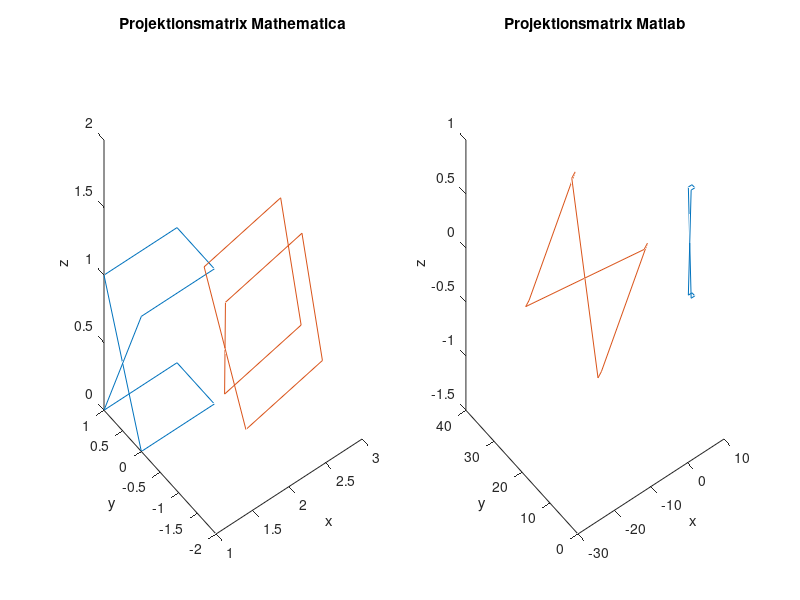

MATLAB code to generate this figure:
MathematicaP3RightHanded = [0.957173	-0.177379	0.228814	0.972019
-0.203586	0.149544	0.967569	-0.234855
-0.205844	-0.972714	0.107027	-0.00474421;
0 0 0 1];

MP3=[MathematicaP3RightHanded(1,1) MathematicaP3RightHanded(1,2) MathematicaP3RightHanded(1,3);
    MathematicaP3RightHanded(2,1) MathematicaP3RightHanded(2,2) MathematicaP3RightHanded(2,3)
    MathematicaP3RightHanded(3,1) MathematicaP3RightHanded(3,2) MathematicaP3RightHanded(3,3)].';

MathematicaP3 =[MP3(1,1) MP3(1,2) MP3(1,3) MathematicaP3RightHanded(1,4);
    MP3(2,1) MP3(2,2) MP3(2,3) MathematicaP3RightHanded(2,4);
    MP3(3,1) MP3(3,2) MP3(3,3) MathematicaP3RightHanded(3,4);
0 0 0 1];

MathematicaP2LeftHanded = [-0.997455	0.0637154	-0.031995	0.999388
0.0239921	-0.122626	-0.992163	-0.0349693
0.0671395	0.990406	-0.120786	-0.00120798
0 0 0 1];

%MathematicaP3 =  [0.997455	-0.0637154	0.031995	0.999388
%-0.0239921	0.122626	0.992163	-0.0349693
%-0.0671395	-0.990406	0.120786	-0.00120798
%0 0 0 1];

MatlabP2 =  [    0.5974   -0.6060   -0.5253   -0.7729
    0.6610    0.0013    0.7504   -0.0356
   -0.4540   -0.7955    0.4013    0.6335
0 0 0 1];

MathematicaK1PM =[];

K1 = [17.3158028 0 6.146589863 0; 0 17.31981867 4.600615527 0; 0 0 1 0;0 0 0 1];
K2 = [18.60732121 0 4.145650968 0; 0 18.58796099 3.22706539 0; 0 0 1 0;0 0 0 1];

 
M=[1 0 0;0 1 0;0 0 1].'*[1 0 0 0;0 1 0 0;0 0 1 0];
M=[M(1,1) M(1,2) M(1,3) M(1,4);
    M(2,1) M(2,2) M(2,3) M(2,4);
    M(3,1) M(3,2) M(3,3) M(3,4);
    0 0 0 1];
PMK1 =K1*M;
PMK2= K2*MathematicaP3;
MatlabPMK2= K2*MatlabP2;


a=[1; 0; 0; 1];
b=[2; 0; 0; 1];
c=[2; 1; 0; 1];
d=[1; 1; 0; 1];
e=[1; 0; 1; 1];
f=[2; 0; 1; 1];
g=[2; 1; 1; 1];
h=[1; 1; 1; 1];

PL1 = [a b c d e f g h];
PL2 = [a b c d e f g h];

TestK2=zeros(4, 8);
TestMatlab=zeros(4, 8);
TestK1=zeros(4, 8);


for i=1:8
%Test(:,i) = MathematicaP3RightHanded*PL1(:,i);
%Test(:,i) = MathematicaP3RightHanded*PL1(:,i);
TestK1(:,i) = M*PL1(:,i);
TestK2(:,i) = MathematicaP3*TestK1(:,i);

TestK1(:,i) = TestK1(:,i)/TestK1(4,i);
TestK2(:,i) = TestK2(:,i)/TestK2(4,i);

%TestMatlab(:,i) = MatlabP2*PL2(:,i);
TestMatlab(:,i) = MatlabPMK2*PL2(:,i);
TestMatlab(:,i) = TestMatlab(:,i)/TestMatlab(4,i);

end


figure
subplot(1,2,1)       % add first plot in 2 x 1 grid
%plot3([PL1(1,:),PL1(1,1)],[PL1(2,:),PL1(2,1)],[PL1(3,:),PL1(3,1)]);hold on
plot3([TestK1(1,:),TestK1(1,1)],[TestK1(2,:),TestK1(2,1)],[TestK1(3,:),TestK1(3,1)]);hold on
plot3([TestK2(1,:),TestK2(1,1)],[TestK2(2,:),TestK2(2,1)],[TestK2(3,:),TestK2(3,1)]);
xlabel('x');
ylabel('y');
zlabel('z');
title('Projektionsmatrix Mathematica')

subplot(1,2,2)       % add second plot in 2 x 1 grid
%plot3([PL2(1,:),PL2(1,1)],[PL2(2,:),PL2(2,1)],[PL2(3,:),PL2(3,1)]);hold on
plot3([TestK1(1,:),TestK1(1,1)],[TestK1(2,:),TestK1(2,1)],[TestK1(3,:),TestK1(3,1)]);hold on
plot3([TestMatlab(1,:),TestMatlab(1,1)],[TestMatlab(2,:),TestMatlab(2,1)],[TestMatlab(3,:),TestMatlab(3,1)]);
xlabel('x');
ylabel('y');
zlabel('z');
title('Projektionsmatrix Matlab')

